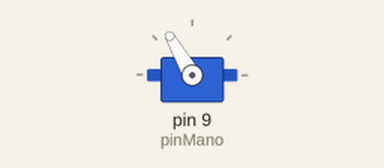
Recording of a sketch running on a simulated Arduino Uno, built with avr-gcc and run on an emulated ATmega328P. Parts: servo.

Above: at 0.05 s.
At 4.0 s:
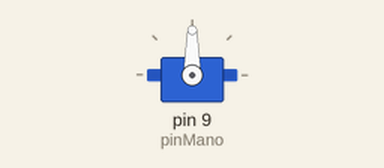
Timing chart, 0 to 5.2 s (numbered marks = the images above):
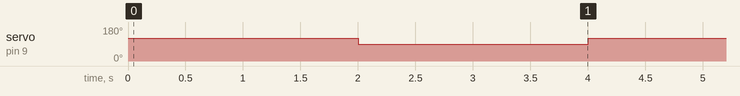

The sketch:

Garratec.ino
```cpp
#include <Servo.h>

#define pinBase 12
#define pinDerecho 11
#define pinIzquierdo 10
#define pinMano 9

Servo motorBase;
Servo motorDerecho;
Servo motorIzquierdo;
Servo motorMano;

void Agarrar (void);
void Abrir (void);
void GirarDerecha (void);
void GirarIzquierda (void);
void GirarCentro (void);

void setup() {


}

void loop() {
    motorMano.attach(pinMano);
  Agarrar ();
  delay(2000);
  Abrir ();
  delay(2000);
}
void Agarrar (void)
{
  motorMano.attach(pinMano);
  motorMano.write(120);
}
void Abrir (void)
{
  motorMano.attach(pinMano);
  motorMano.write(90);
}
void GirarDerecha (void)
{
  motorBase.attach(pinBase);
  motorBase.write(0);
}
void GirarIzquierda (void)
{
  motorBase.attach(pinBase);
  motorBase.write(180);
}
void GirarCentro (void)
{
  motorBase.attach(pinBase);
  motorBase.write(90);
}
```

Measured:
- by itself, servo on pin 9 (pinMano): alternates 120° for 2.0 s and 90° for 2.0 s
